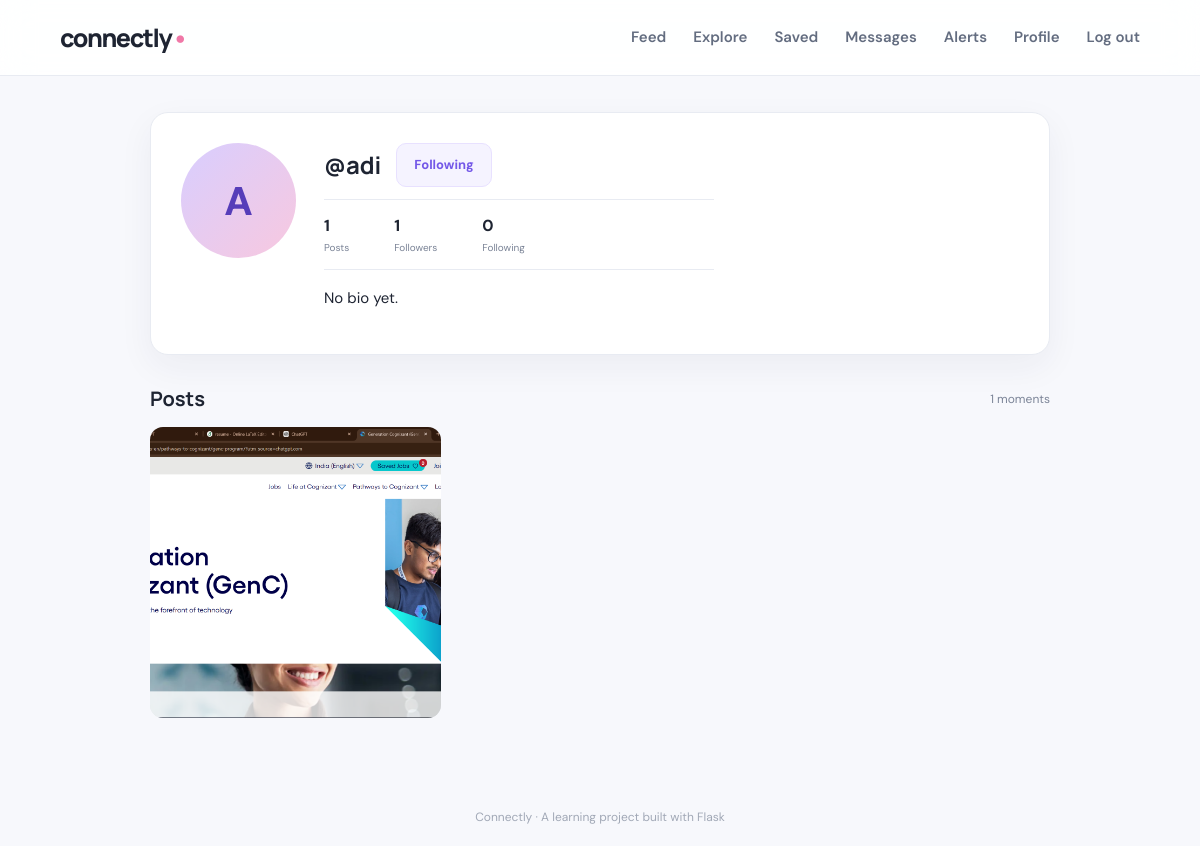
The page /users/adi (signed in) on the database its author committed.
### app/models.py (models this page shows, shortened)
class User(UserMixin, db.Model):
    id = db.Column(db.Integer, primary_key=True)
    username = db.Column(db.String(30), unique=True, nullable=False, index=True)
    email = db.Column(db.String(120), unique=True, nullable=False, index=True)
    password_hash = db.Column(db.String(255), nullable=False)
    bio = db.Column(db.String(160), default="")
    avatar = db.Column(db.String(255), default="")
    created_at = db.Column(db.DateTime(timezone=True), default=utcnow, nullable=False)
    posts = db.relationship("Post", backref="author", lazy=True, cascade="all, delete-orphan")
    comments = db.relationship("Comment", backref="author", lazy=True, cascade="all, delete-orphan")
    liked_posts = db.relationship("Like", backref="user", lazy=True, cascade="all, delete-orphan")
    bookmarks = db.relationship("Bookmark", backref="user", lazy=True, cascade="all, delete-orphan")
    notifications_received = db.relationship(
        "Notification", foreign_keys="Notification.recipient_id",
        backref="recipient", lazy=True, cascade="all, delete-orphan"
    )
    notifications_sent = db.relationship(
        "Notification", foreign_keys="Notification.actor_id",
        backref="actor", lazy=True
    )
    following = db.relationship(
        "User", secondary=follows,
        primaryjoin=(follows.c.follower_id == id),
        secondaryjoin=(follows.c.followed_id == id),
        backref=db.backref("followers", lazy="dynamic"),
        lazy="dynamic",
    )
    def is_following(self, user):
        return self.following.filter(follows.c.followed_id == user.id).count() > 0
    @property
    def unread_notifications_count(self):
        return Notification.query.filter_by(recipient_id=self.id, is_read=False).count()

class Post(db.Model):
    id = db.Column(db.Integer, primary_key=True)
    image_filename = db.Column(db.String(255), nullable=False)
    caption = db.Column(db.String(2200), default="")
    created_at = db.Column(db.DateTime(timezone=True), default=utcnow, nullable=False, index=True)
    user_id = db.Column(db.Integer, db.ForeignKey("user.id"), nullable=False, index=True)
    likes = db.relationship("Like", backref="post", lazy=True, cascade="all, delete-orphan")
    comments = db.relationship("Comment", backref="post", lazy=True, cascade="all, delete-orphan", order_by="Comment.created_at.asc()")
    bookmarks = db.relationship("Bookmark", backref="post", lazy=True, cascade="all, delete-orphan")

### app/routes.py (the view)
@main.route("/users/<string:username>")
@login_required
def profile(username):
    user = User.query.filter_by(username=username.lower()).first_or_404()
    form = ProfileForm()
    return render_template("profile.html", profile_user=user, form=form)

### app/templates/profile.html (shortened to what this page needs)
{% extends "base.html" %}
{% block content %}
<section class="profile-page">
  <div class="profile-header card">
    <div class="profile-avatar">{{ profile_user.username[0]|upper }}</div>
    <div class="profile-details">
      <div class="profile-name-row"><h1>@{{ profile_user.username }}</h1>
        {% if profile_user.id != current_user.id %}
        <form method="post" action="{{ url_for('main.toggle_follow', username=profile_user.username) }}">
          <button class="button {{ 'secondary' if current_user.is_following(profile_user) else 'primary' }}" type="submit">{{ 'Following' if current_user.is_following(profile_user) else 'Follow' }}</button>
        </form>
        {% endif %}
      </div>
      <div class="stats profile-stats">
        <div><strong>{{ profile_user.posts|length }}</strong><span>Posts</span></div>
        <div><strong>{{ profile_user.followers.count() }}</strong><span>Followers</span></div>
        <div><strong>{{ profile_user.following.count() }}</strong><span>Following</span></div>
      </div>
      <p>{{ profile_user.bio or "No bio yet." }}</p>
    </div>
  </div>
  <div class="section-heading"><h2>Posts</h2><span class="muted small">{{ profile_user.posts|length }} moments</span></div>
  <div class="profile-grid">
    {% for post in profile_user.posts|sort(attribute='created_at', reverse=true) %}
      <a class="grid-post" href="{{ url_for('main.feed') }}" title="{{ post.caption }}"><img src="{{ url_for('static', filename='uploads/' ~ post.image_filename) }}" alt="Post by {{ profile_user.username }}" loading="lazy"><span>♥ {{ post.likes|length }} · ☵ {{ post.comments|length }}</span></a>
    {% else %}
      <div class="empty-state card"><h2>No posts yet</h2><p class="muted">When this user shares a moment, it will appear here.</p></div>
    {% endfor %}
  </div>
</section>
{% endblock %}

### app/static/css/style.css (style rules this page uses)
:root { --bg:#f7f8fc;--surface:#fff;--text:#1e2432;--muted:#7b8497;--line:#e8ebf2;--purple:#7357e8;--purple-dark:#5c40d4;--pink:#f078a7;--shadow:0 12px 35px rgba(29,38,70,.055) }
* { box-sizing:border-box }
body { margin:0;background:var(--bg);color:var(--text);font-family:"DM Sans",sans-serif;font-size:15px;line-height:1.5 }
a { color:inherit;text-decoration:none }
button,input,textarea { font:inherit }
button { cursor:pointer }
.card { background:var(--surface);border:1px solid var(--line);border-radius:18px;box-shadow:var(--shadow) }
.muted { color:var(--muted) }
.small { font-size:12px }
.button { display:inline-flex;align-items:center;justify-content:center;gap:8px;padding:11px 17px;border-radius:10px;border:1px solid transparent;font-weight:700;font-size:13px;transition:transform .15s,background .15s }
.secondary { background:#f5f3ff;color:var(--purple);border-color:#e8e1ff }
.stats { display:flex;justify-content:space-around;padding:14px 0;margin:12px 0 17px;border-top:1px solid var(--line);border-bottom:1px solid var(--line) }
.stats div { display:flex;flex-direction:column;gap:2px }
.stats strong { font-size:16px }
.stats span { font-size:10px;color:var(--muted) }
.profile-page { max-width:900px;margin:auto }
.profile-header { padding:30px;display:flex;align-items:flex-start;gap:28px }
.profile-avatar { width:115px;height:115px;border-radius:50%;display:grid;place-items:center;flex-shrink:0;background:linear-gradient(135deg,#d8ceff,#f8c8df);color:#563db9;font-size:40px;font-weight:800 }
.profile-details { flex:1;min-width:0 }
.profile-name-row { display:flex;align-items:center;gap:15px;flex-wrap:wrap }
.profile-name-row h1 { font:700 24px Manrope,sans-serif;margin:0 }
.profile-stats { justify-content:flex-start;gap:45px;max-width:390px }
.section-heading { display:flex;align-items:center;justify-content:space-between;margin:30px 0 15px }
.section-heading h2,.subheading { font:700 20px Manrope,sans-serif;margin:0 }
.profile-grid,.explore-grid { display:grid;grid-template-columns:repeat(3,minmax(0,1fr));gap:13px }
.grid-post { position:relative;display:block;aspect-ratio:1;overflow:hidden;border-radius:13px;background:#e9eaf0 }
.grid-post img { width:100%;height:100%;object-fit:cover;transition:transform .25s }

### rows shown on the page
User: username "A", username "adi", bio "No bio yet."
Post: image_filename (picture)

### other values the page prints
{{ 'Following' if current_user.is_following(profile_user) else 'Follow' }} "Following"
{{ profile_user.posts|length }} "1"
{{ profile_user.followers.count() }} "1"
{{ profile_user.following.count() }} "0"
